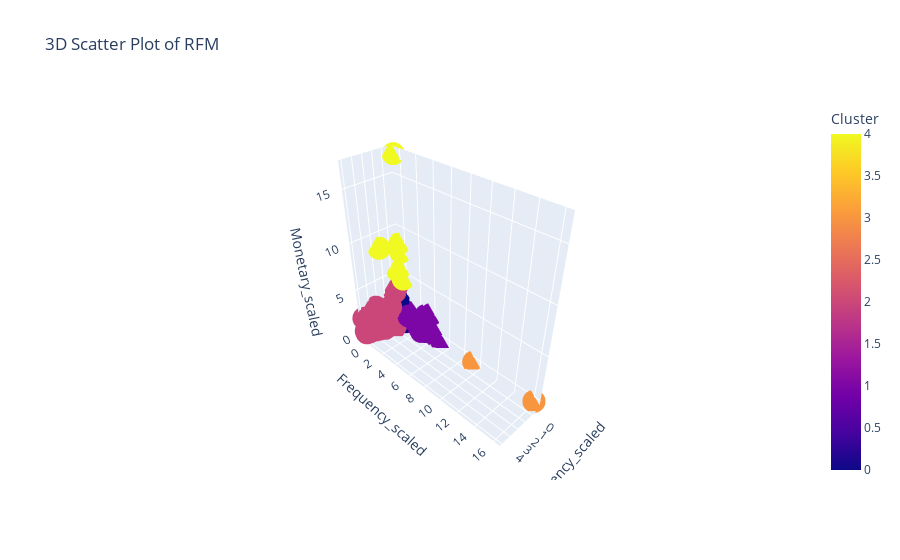

Notebook source saved alongside this figure:
### Code cell
# 3D Scatter plot with clusters colored
fig = px.scatter_3d(rfm_scaled_df, x='Recency_scaled', y='Frequency_scaled', z='Monetary_scaled', 
                    color='Cluster',  # This line assigns different colors to different clusters
                    title='3D Scatter Plot of RFM',
                    labels={'Recency': 'Recency_scaled',
                            'Frequency': 'Frequency_scaled',
                            'Monetary': 'Monetary_scaled'})

fig.show()

### Figure 1 — Plotly figure (JSON) as saved in the notebook; plotly's stock layout.template omitted (floating-point values rounded to 4 significant figures; data arrays with more than 128 entries replaced by an {"elided": "..."} marker saying what was removed)
{"data": [{"hovertemplate": "Recency_scaled=%{x}<br>Frequency_scaled=%{y}<br>Monetary_scaled=%{z}<br>Cluster=%{marker.color}<extra></extra>", "legendgroup": "", "marker": {"color": {"elided": "738 int values"}, "coloraxis": "coloraxis", "symbol": "circle"}, "mode": "markers", "name": "", "scene": "scene", "showlegend": false, "type": "scatter3d", "x": {"elided": "738 float values"}, "y": {"elided": "738 float values"}, "z": {"elided": "738 float values"}}], "layout": {"autosize": true, "coloraxis": {"colorbar": {"title": {"text": "Cluster"}}, "colorscale": [[0, "#0d0887"], [0.1111, "#46039f"], [0.2222, "#7201a8"], [0.3333, "#9c179e"], [0.4444, "#bd3786"], [0.5556, "#d8576b"], [0.6667, "#ed7953"], [0.7778, "#fb9f3a"], [0.8889, "#fdca26"], [1, "#f0f921"]]}, "legend": {"tracegroupgap": 0}, "scene": {"aspectmode": "auto", "aspectratio": {"x": 0.4385, "y": 1.487, "z": 1.534}, "camera": {"center": {"x": 0, "y": 0, "z": 0}, "eye": {"x": 1.796, "y": 1.796, "z": 1.796}, "projection": {"type": "perspective"}, "up": {"x": 0, "y": 0, "z": 1}}, "domain": {"x": [0, 1], "y": [0, 1]}, "xaxis": {"title": {"text": "Recency_scaled"}, "type": "linear"}, "yaxis": {"title": {"text": "Frequency_scaled"}, "type": "linear"}, "zaxis": {"title": {"text": "Monetary_scaled"}, "type": "linear"}}, "title": {"text": "3D Scatter Plot of RFM"}}}
